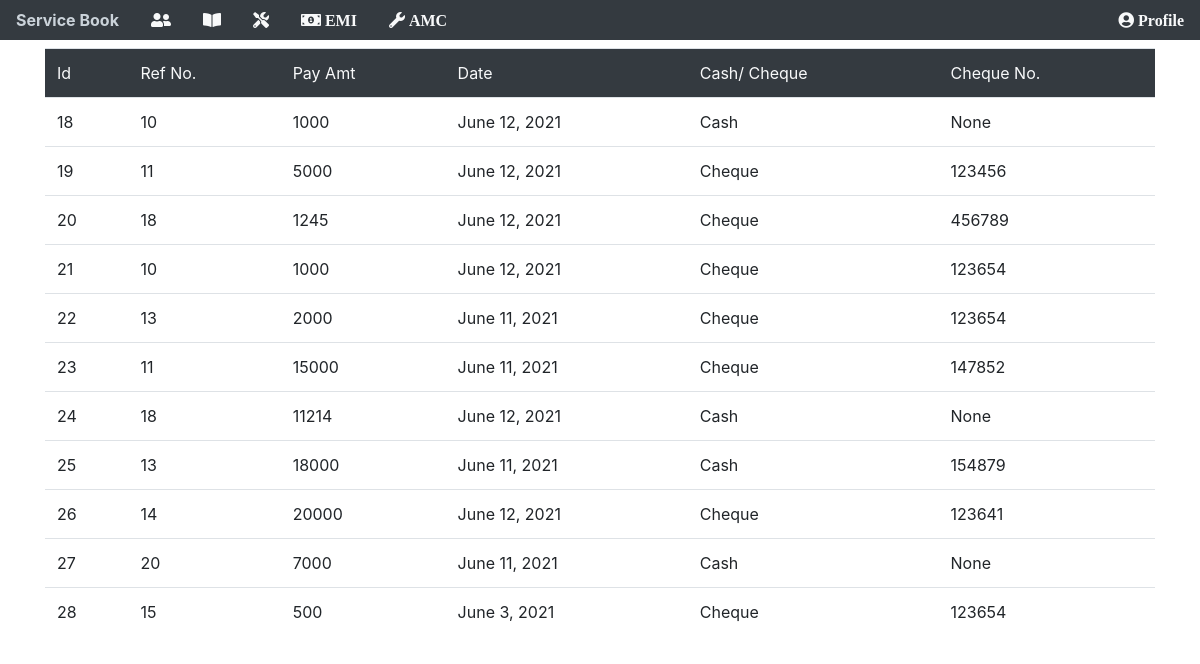
The page /payment_data (signed in) on the database as committed earlier.
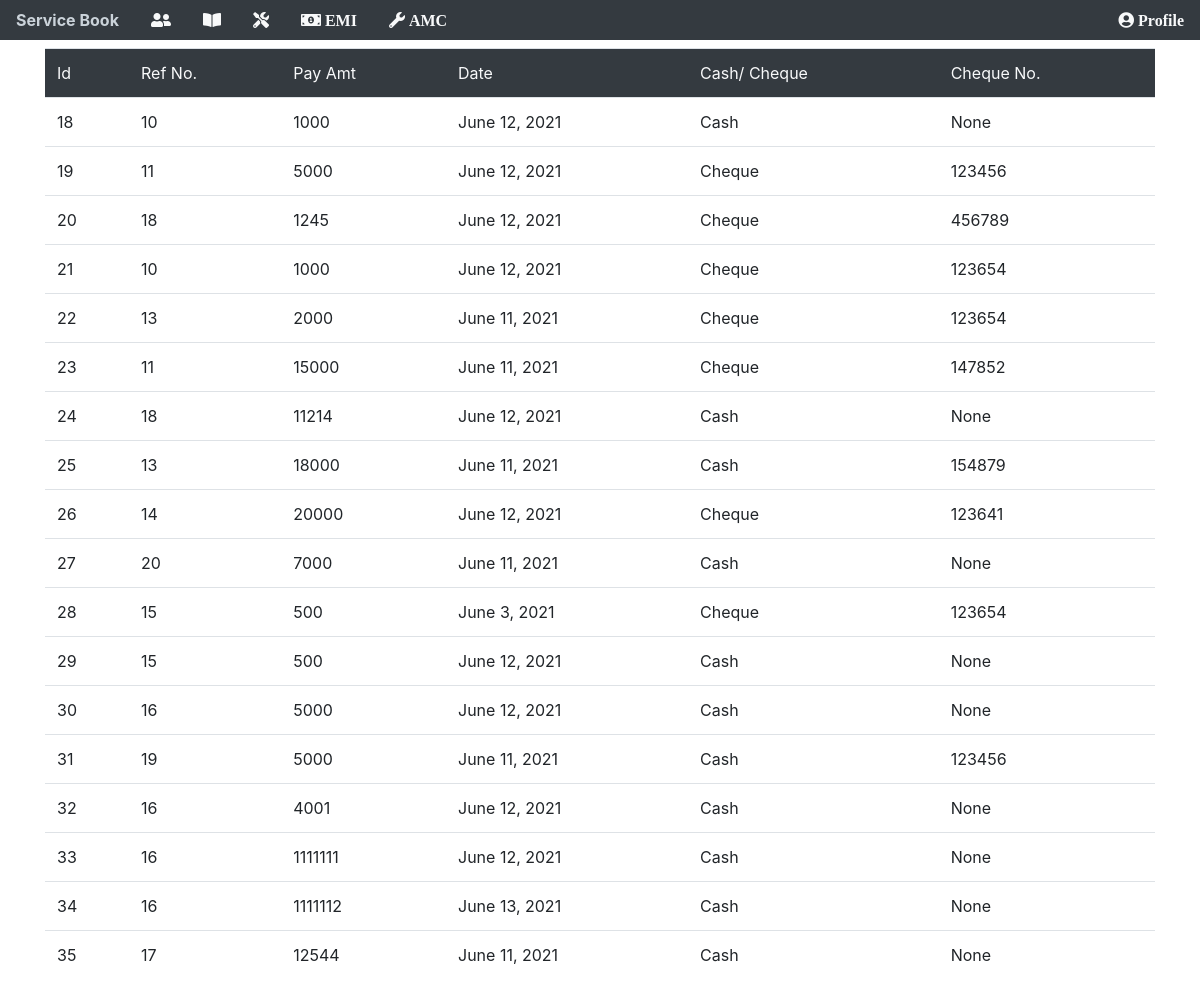
The same page on the database as committed later.
### app/models.py (models this page shows, shortened)
class paymentOnEmi(models.Model):
    refNo = models.IntegerField()
    paidAmount = models.IntegerField()
    paymentDate = models.DateField(auto_now=False, auto_now_add=False)
    cashCheque = models.CharField(max_length=100, null=True)
    chequeNo = models.CharField(max_length=10, null=True, blank=True)

### app/views.py (the view)
# urls.py: path('payment_data', views.payment_data, name="payment_data"),
@login_required(login_url="/login")
def payment_data(request):
    pdd = paymentOnEmi.objects.all()
    return render(request, "pdata.html", {"pdd": pdd})

### templates/pdata.html
{% include "base.html" %} {% block content %}
<div class="container">
  <table class="table table-hover mt-2">
    <thead>
      <tr class="bg-dark text-light">
        <td>Id</td>
        <td>Ref No.</td>
        <td>Pay Amt</td>
        <td>Date</td>
        <td>Cash/ Cheque</td>
        <td>Cheque No.</td>
      </tr>
    </thead>
    <tbody>
      {% for pd in pdd %}
      <tr>
        <td>{{pd.id}}</td>
        <td>{{pd.refNo}}</td>
        <td>{{pd.paidAmount}}</td>
        <td>{{pd.paymentDate}}</td>
        <td>{{pd.cashCheque}}</td>
        <td>{{pd.chequeNo}}</td>
      </tr>
      {% endfor %}
    </tbody>
  </table>
</div>
{% endblock %}

Rows that differ between the two databases and show on the page:
added paymentOnEmi: id "29", refNo "15", paidAmount "500", paymentDate "June 12, 2021", cashCheque "Cash", chequeNo "None"
added paymentOnEmi: id "30", refNo "16", paidAmount "5000", paymentDate "June 12, 2021", cashCheque "Cash", chequeNo "None"
added paymentOnEmi: id "31", refNo "19", paidAmount "5000", paymentDate "June 11, 2021", cashCheque "Cash", chequeNo "123456"
added paymentOnEmi: id "32", refNo "16", paidAmount "4001", paymentDate "June 12, 2021", cashCheque "Cash", chequeNo "None"
added paymentOnEmi: id "33", refNo "16", paidAmount "1111111", paymentDate "June 12, 2021", cashCheque "Cash", chequeNo "None"
added paymentOnEmi: id "34", refNo "16", paidAmount "1111112", paymentDate "June 13, 2021", cashCheque "Cash", chequeNo "None"
added paymentOnEmi: id "35", refNo "17", paidAmount "12544", paymentDate "June 11, 2021", cashCheque "Cash", chequeNo "None"
